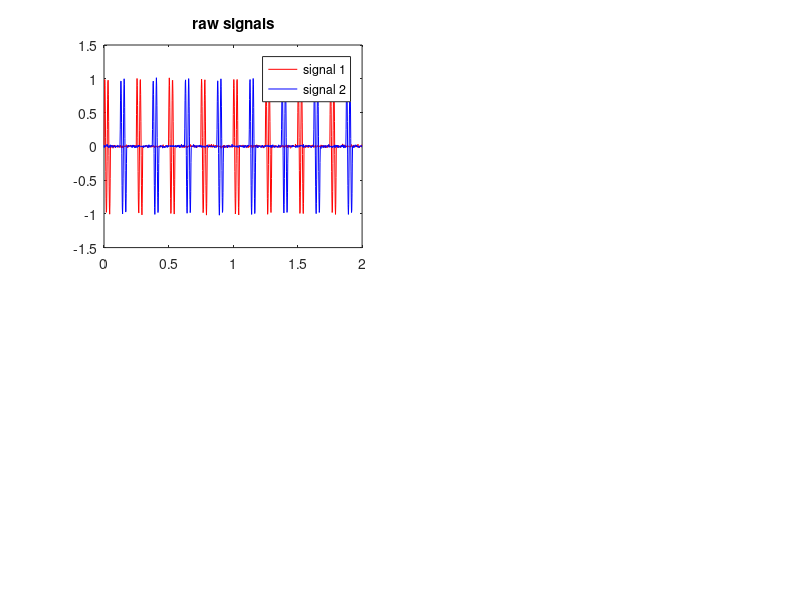

MATLAB code for this plot: (Note: this script raises an error after producing the figure.)
% Answer: Coherence clearly becomes very poor if the window size is not
%an optimal value

wsize = 50;
 
Fs = 500; dt = 1./Fs;
t = [0 2];
 
tvec = t(1):dt:t(2)-dt;
f1 = 40; f2 = 40;
 
% generate some strange sine waves
mod1 = square(2*pi*4*tvec,20); mod1(mod1 < 0) = 0;
mod2 = square(2*pi*4*tvec+pi,20); mod2(mod2 < 0) = 0;
 
data1 = sin(2*pi*f1*tvec); data1 = data1.*mod1 + 0.01*randn(size(tvec));
data2 = sin(2*pi*f2*tvec); data2 = data2.*mod2 + 0.01*randn(size(tvec)) ;
 
subplot(221);
plot(tvec,data1,'r',tvec,data2,'b'); legend({'signal 1','signal 2'});
title('raw signals');
 
[P1,F] = pwelch(data1,hanning(wsize),wsize/2,length(data2),Fs);
[P2,F] = pwelch(data2,hanning(wsize),wsize/2,length(data2),Fs);
[P1x,Fx] = pwelch(data1,hanning(500),wsize/2,length(data2),Fs);
[P2x,Fx] = pwelch(data2,hanning(500),wsize/2,length(data2),Fs);
subplot(222)
hold on;
plot(F,abs(P1),'r',F,abs(P2),'b'); title('PSD');
plot(Fx,abs(P1x),'color',[0.5 0 0]);
plot(Fx,abs(P2x),'color',[0.5 0.5 0.5]);
hold off;
 
subplot(223);
[C,F] = mscohere(data1,data2,hanning(wsize),wsize/2,length(data1),Fs);
[Cx,Fx] = mscohere(data1,data2,hanning(500),500/2,length(data1),Fs);
hold on;
plot(F,C); title('coherence'); xlabel('Frequency (Hz)');
plot(Fx,Cx);
hold off;
 
[ccf,lags] = xcorr(data1,data2,100,'coeff');
lags = lags.*(1./Fs); % convert samples to time
 
subplot(224)
plot(lags,ccf); grid on;
xlabel('time lag (s)'); ylabel('correlation ({\itr})'); title('xcorr');
